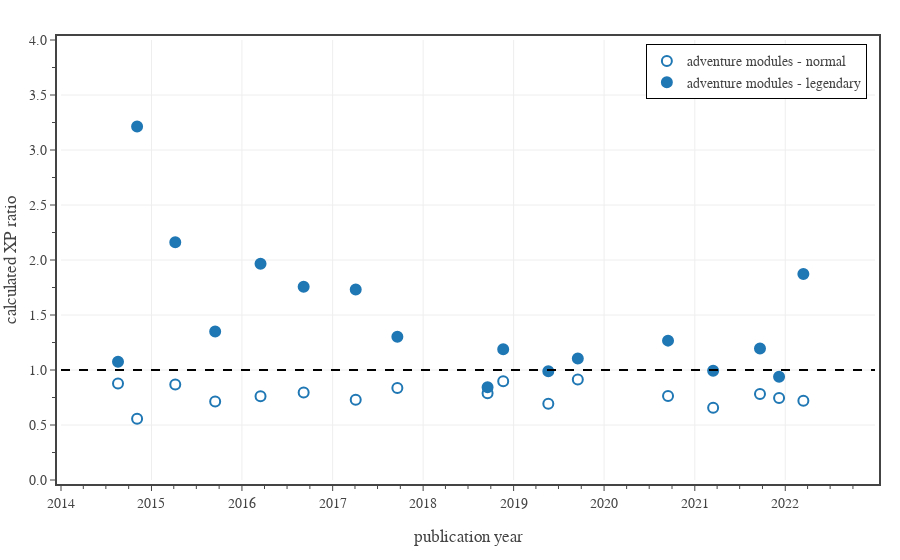
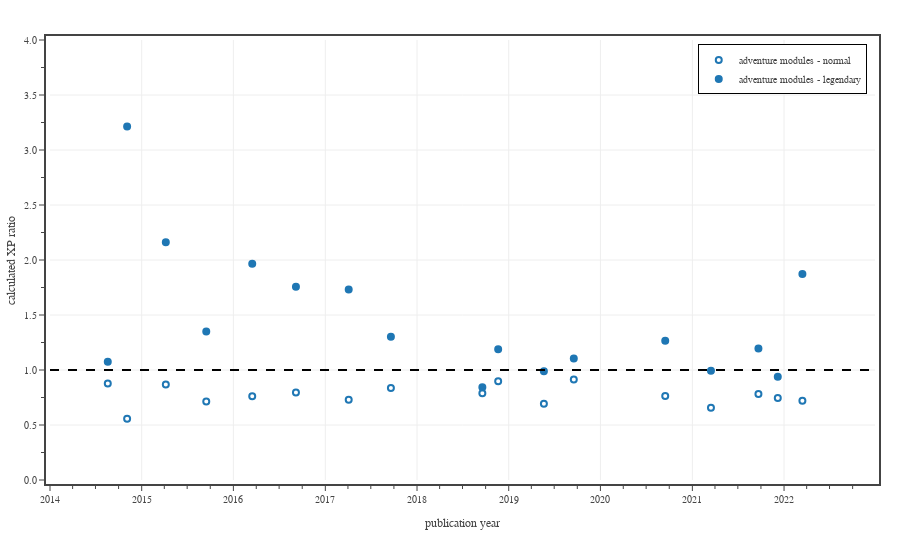

Notebook code cell kept with these figures, in order:
### Code cell
# plot eXP ratio vs time. Split data by book type.
from datetime import date
import plotly.express as px
from bs4 import BeautifulSoup

groups = {
    'adventure modules - normal': {
        'Legendary': ['N'],
        'marker': dict(
            size=10, 
            color='rgba(0,0,0,0.0)', 
            line=dict(color='rgba(31,119,180,1.0)', width=2)
        )
    },
    'adventure modules - legendary': {
        'Legendary': ['L','LL'],
        'marker': dict(
            size=10, 
            color='rgba(31,119,180,1.0)', 
            line=dict(color='rgba(31,119,180,1.0)', width=2)
        )
    }
}

# summarize the current dataset
df1 = df0[df0['CR'].between(1,30) 
    & df0['Legendary'].isin(['N','L','LL'])
    & df0['Book Type'].isin(['Adventure'])]
df1['group'] = df1.apply(lambda row: 'adventure modules - normal' if row['Legendary'] == 'N' else 'adventure modules - legendary', axis=1)

group_columns = ['Date','group','Book']
date_range = [date(2014, 1, 1), date.today()]

# plot results
fig = go.Figure()

for g in groups:
    group = groups[g]
    mask = (df1['Legendary'].isin(group['Legendary']))
    dfG = df1[mask].groupby(group_columns).size().to_frame('Total').reset_index()
    dfG['eXP Ratio Mean'] = df1[mask].groupby(group_columns).mean().reset_index()['eXP Ratio']
    dfG['eXP Ratio Std Dev'] = df1[mask].groupby(group_columns).std().reset_index()['eXP Ratio']
    dfG = dfG.sort_values(by=['Date'])
    dfG = dfG[dfG['Total'].ge(1)]
    
    fig.add_trace(go.Scatter(
        x=dfG['Date'], 
        y=dfG['eXP Ratio Mean'],
        mode='markers',
        name=g,
    ))

    fig.update_traces(
        selector=dict(name=g),
        customdata = np.stack((dfG['Book'], dfG['Total']), axis=-1),
        hovertemplate = '<b>%{customdata[0]}</b><br>'
            + 'Date: %{x}<br>'
            + 'XP ratio: %{y:.2f}<br>'
            + 'Monsters: %{customdata[1]:.0f}'
            + '<extra></extra>',
        marker=group['marker'],
    )

fig.add_trace(go.Scatter(
    x=date_range, 
    y=[1, 1],
    mode='lines', 
    line=dict(color='black', dash='dash'),
    showlegend=False,
    hoverinfo='skip'
))

# save large format figure
fig.update_layout(
    template=TFB_TEMPLATE,
    hoverlabel=dict(
        bgcolor='white',
    ),
    xaxis=dict(
        title_text='publication year',
        range=date_range,
    ),
    yaxis=dict(
        title_text='calculated XP ratio',
        range=[0, 4],
        tick0=0, dtick=0.5,
        tickformat='.1f',
        minor=dict(tick0=0, dtick=0.25),
    ),
    legend=dict(
        yanchor='top',  y=0.99,
        xanchor='right', x=0.99,
        orientation='v',
    ),
)

fig.show(config=TFB_CONFIG)
if SAVEFIGS:
    file_name = f'./fig-exp-ratio-mean-vs-time-adventure-modules-large.html'
    fig.write_html(
        file_name, 
        include_plotlyjs=False, 
        full_html=False, 
        config=TFB_CONFIG
    )
    # add style to figure
    with open(file_name, 'r') as fin:
        fig_soup = BeautifulSoup(fin, 'html.parser')

    fig_soup.div['class'] = 'plotly-div-large'
    fig_soup.div['style'] = 'width:800px; min-width:50%; max-width:100%'
    with open(file_name, 'wb') as fout:
        fout.write(fig_soup.prettify('utf-8'))

# save small format figure
fig.update_traces(marker=dict(size=6))
fig.update_layout(font=dict(size=10), legend=dict(font=dict(size=10)))

fig.show(config=TFB_CONFIG)
if SAVEFIGS:
    file_name = f'./fig-exp-ratio-mean-vs-time-adventure-modules-small.html'
    fig.write_html(
        file_name, 
        include_plotlyjs=False, 
        full_html=False, 
        config=TFB_CONFIG
    )
    # add style to figure
    with open(file_name, 'r') as fin:
        fig_soup = BeautifulSoup(fin, 'html.parser')

    fig_soup.div['class'] = 'plotly-div-small'
    #fig_soup.div['style'] = 'hight:800px; min-width:50%; max-width:100%'
    fig_soup.div['style'] = 'aspect-ratio: 600/500;'
    with open(file_name, 'wb') as fout:
        fout.write(fig_soup.prettify('utf-8'))

### Figure 1 — Plotly figure (JSON) as saved in the notebook; plotly's stock layout.template omitted (floating-point values rounded to 4 significant figures)
{"data": [{"customdata": [["HotDQ", 13], ["RoT", 6], ["PotA", 37], ["OotA", 14], ["CoS", 14], ["SKT", 15], ["TftYP", 32], ["ToA", 22], ["WDH", 26], ["WDotMM", 15], ["GoS", 34], ["BGDiA", 22], ["IDRotF", 40], ["CM", 13], ["WBtW", 24], ["SaCoC", 30], ["CRCotN", 30]], "hovertemplate": "<b>%{customdata[0]}</b><br>Date: %{x}<br>XP ratio: %{y:.2f}<br>Monsters: %{customdata[1]:.0f}<extra></extra>", "marker": {"color": "rgba(0,0,0,0.0)", "line": {"color": "rgba(31,119,180,1.0)", "width": 2}, "size": 10}, "mode": "markers", "name": "adventure modules - normal", "type": "scatter", "x": ["2014-08-19T00:00:00", "2014-11-04T00:00:00", "2015-04-07T00:00:00", "2015-09-15T00:00:00", "2016-03-16T00:00:00", "2016-09-06T00:00:00", "2017-04-04T00:00:00", "2017-09-19T00:00:00", "2018-09-18T00:00:00", "2018-11-20T00:00:00", "2019-05-21T00:00:00", "2019-09-17T00:00:00", "2020-09-15T00:00:00", "2021-03-16T00:00:00", "2021-09-21T00:00:00", "2021-12-07T00:00:00", "2022-03-15T00:00:00"], "y": [0.8776, 0.5569, 0.8677, 0.7134, 0.7608, 0.7954, 0.7299, 0.8372, 0.7892, 0.8982, 0.6936, 0.9144, 0.764, 0.6571, 0.7821, 0.7451, 0.7208]}, {"customdata": [["HotDQ", 1], ["RoT", 2], ["PotA", 4], ["OotA", 9], ["CoS", 1], ["SKT", 3], ["TftYP", 1], ["ToA", 2], ["WDH", 2], ["WDotMM", 3], ["GoS", 5], ["BGDiA", 2], ["IDRotF", 3], ["CM", 4], ["WBtW", 2], ["SaCoC", 8], ["CRCotN", 8]], "hovertemplate": "<b>%{customdata[0]}</b><br>Date: %{x}<br>XP ratio: %{y:.2f}<br>Monsters: %{customdata[1]:.0f}<extra></extra>", "marker": {"color": "rgba(31,119,180,1.0)", "line": {"color": "rgba(31,119,180,1.0)", "width": 2}, "size": 10}, "mode": "markers", "name": "adventure modules - legendary", "type": "scatter", "x": ["2014-08-19T00:00:00", "2014-11-04T00:00:00", "2015-04-07T00:00:00", "2015-09-15T00:00:00", "2016-03-16T00:00:00", "2016-09-06T00:00:00", "2017-04-04T00:00:00", "2017-09-19T00:00:00", "2018-09-18T00:00:00", "2018-11-20T00:00:00", "2019-05-21T00:00:00", "2019-09-17T00:00:00", "2020-09-15T00:00:00", "2021-03-16T00:00:00", "2021-09-21T00:00:00", "2021-12-07T00:00:00", "2022-03-15T00:00:00"], "y": [1.075, 3.214, 2.161, 1.349, 1.966, 1.756, 1.733, 1.301, 0.844, 1.188, 0.988, 1.104, 1.267, 0.994, 1.195, 0.9396, 1.873]}, {"hoverinfo": "skip", "line": {"color": "black", "dash": "dash"}, "mode": "lines", "showlegend": false, "type": "scatter", "x": ["2014-01-01", "2022-12-29"], "y": [1, 1]}], "layout": {"hoverlabel": {"bgcolor": "white"}, "legend": {"orientation": "v", "x": 0.99, "xanchor": "right", "y": 0.99, "yanchor": "top"}, "xaxis": {"range": ["2014-01-01", "2022-12-29"], "title": {"text": "publication year"}}, "yaxis": {"dtick": 0.5, "minor": {"dtick": 0.25, "tick0": 0}, "range": [0, 4], "tick0": 0, "tickformat": ".1f", "title": {"text": "calculated XP ratio"}}}}

### Figure 2 — Plotly figure (JSON) as saved in the notebook; plotly's stock layout.template omitted (floating-point values rounded to 4 significant figures)
{"data": [{"customdata": [["HotDQ", 13], ["RoT", 6], ["PotA", 37], ["OotA", 14], ["CoS", 14], ["SKT", 15], ["TftYP", 32], ["ToA", 22], ["WDH", 26], ["WDotMM", 15], ["GoS", 34], ["BGDiA", 22], ["IDRotF", 40], ["CM", 13], ["WBtW", 24], ["SaCoC", 30], ["CRCotN", 30]], "hovertemplate": "<b>%{customdata[0]}</b><br>Date: %{x}<br>XP ratio: %{y:.2f}<br>Monsters: %{customdata[1]:.0f}<extra></extra>", "marker": {"color": "rgba(0,0,0,0.0)", "line": {"color": "rgba(31,119,180,1.0)", "width": 2}, "size": 6}, "mode": "markers", "name": "adventure modules - normal", "type": "scatter", "x": ["2014-08-19T00:00:00", "2014-11-04T00:00:00", "2015-04-07T00:00:00", "2015-09-15T00:00:00", "2016-03-16T00:00:00", "2016-09-06T00:00:00", "2017-04-04T00:00:00", "2017-09-19T00:00:00", "2018-09-18T00:00:00", "2018-11-20T00:00:00", "2019-05-21T00:00:00", "2019-09-17T00:00:00", "2020-09-15T00:00:00", "2021-03-16T00:00:00", "2021-09-21T00:00:00", "2021-12-07T00:00:00", "2022-03-15T00:00:00"], "y": [0.8776, 0.5569, 0.8677, 0.7134, 0.7608, 0.7954, 0.7299, 0.8372, 0.7892, 0.8982, 0.6936, 0.9144, 0.764, 0.6571, 0.7821, 0.7451, 0.7208]}, {"customdata": [["HotDQ", 1], ["RoT", 2], ["PotA", 4], ["OotA", 9], ["CoS", 1], ["SKT", 3], ["TftYP", 1], ["ToA", 2], ["WDH", 2], ["WDotMM", 3], ["GoS", 5], ["BGDiA", 2], ["IDRotF", 3], ["CM", 4], ["WBtW", 2], ["SaCoC", 8], ["CRCotN", 8]], "hovertemplate": "<b>%{customdata[0]}</b><br>Date: %{x}<br>XP ratio: %{y:.2f}<br>Monsters: %{customdata[1]:.0f}<extra></extra>", "marker": {"color": "rgba(31,119,180,1.0)", "line": {"color": "rgba(31,119,180,1.0)", "width": 2}, "size": 6}, "mode": "markers", "name": "adventure modules - legendary", "type": "scatter", "x": ["2014-08-19T00:00:00", "2014-11-04T00:00:00", "2015-04-07T00:00:00", "2015-09-15T00:00:00", "2016-03-16T00:00:00", "2016-09-06T00:00:00", "2017-04-04T00:00:00", "2017-09-19T00:00:00", "2018-09-18T00:00:00", "2018-11-20T00:00:00", "2019-05-21T00:00:00", "2019-09-17T00:00:00", "2020-09-15T00:00:00", "2021-03-16T00:00:00", "2021-09-21T00:00:00", "2021-12-07T00:00:00", "2022-03-15T00:00:00"], "y": [1.075, 3.214, 2.161, 1.349, 1.966, 1.756, 1.733, 1.301, 0.844, 1.188, 0.988, 1.104, 1.267, 0.994, 1.195, 0.9396, 1.873]}, {"hoverinfo": "skip", "line": {"color": "black", "dash": "dash"}, "marker": {"size": 6}, "mode": "lines", "showlegend": false, "type": "scatter", "x": ["2014-01-01", "2022-12-29"], "y": [1, 1]}], "layout": {"font": {"size": 10}, "hoverlabel": {"bgcolor": "white"}, "legend": {"font": {"size": 10}, "orientation": "v", "x": 0.99, "xanchor": "right", "y": 0.99, "yanchor": "top"}, "xaxis": {"range": ["2014-01-01", "2022-12-29"], "title": {"text": "publication year"}}, "yaxis": {"dtick": 0.5, "minor": {"dtick": 0.25, "tick0": 0}, "range": [0, 4], "tick0": 0, "tickformat": ".1f", "title": {"text": "calculated XP ratio"}}}}
